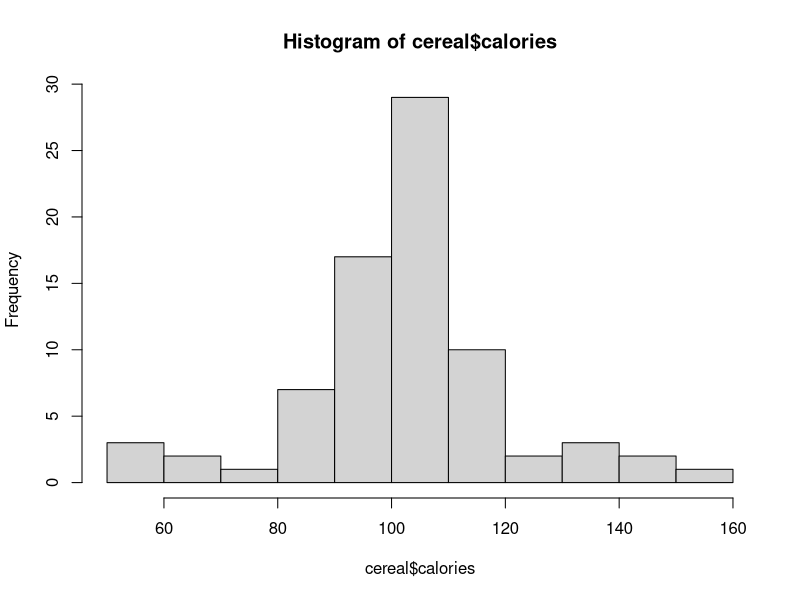
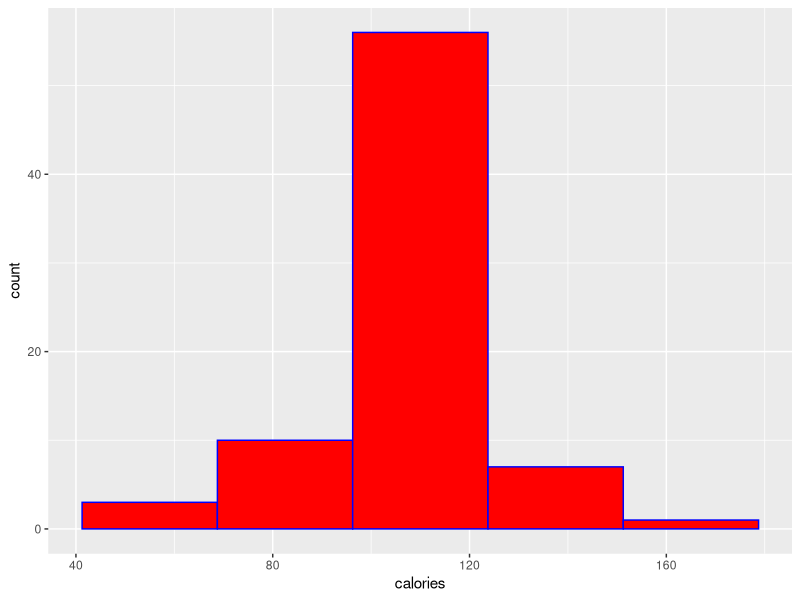
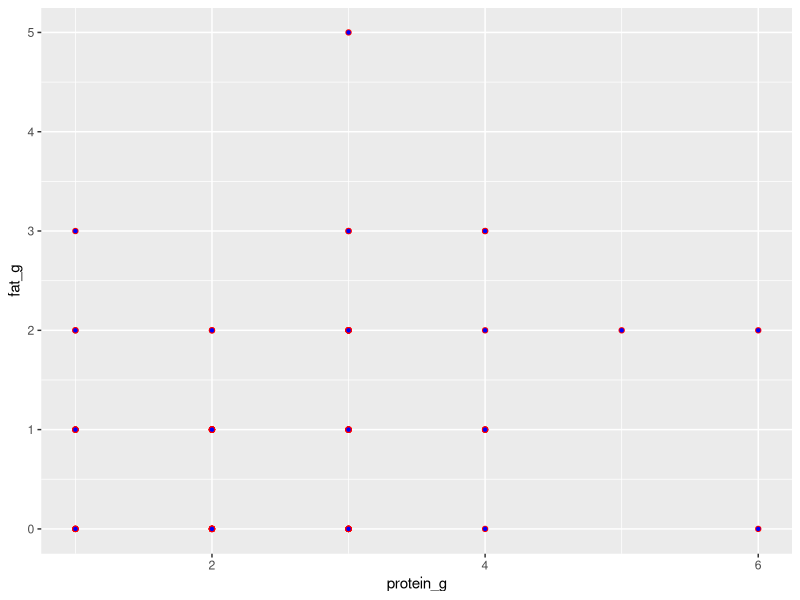
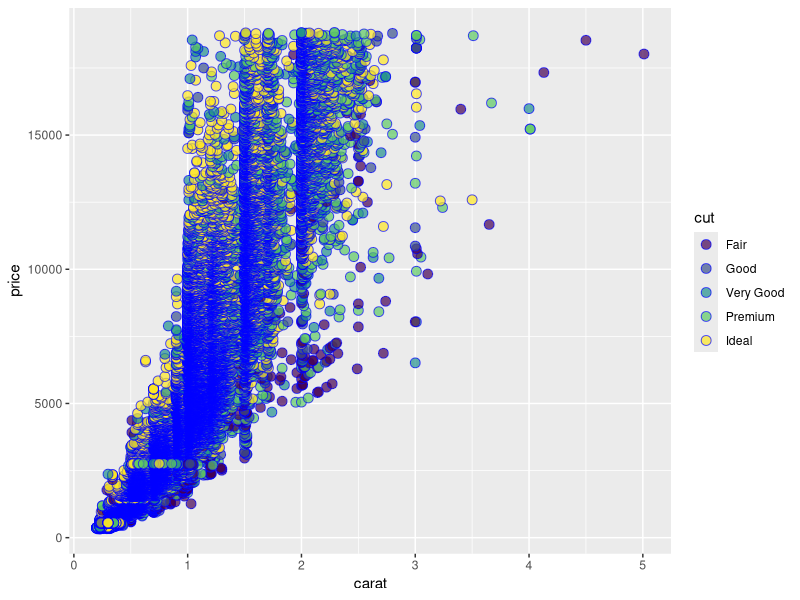

Recreate these plots in R, in order.
# Load packages
library(tidyverse)
library(skimr)

# Load data
cereal <- read_csv("cereal.csv")

# Inspect data
skim(cereal)

# Create a histogram
hist(cereal$calories) # base R example

# Each bar on the graph above is a frequency count of that value in calories

# Create another histogram
cereal |>
  ggplot(aes(x = calories)) +
  geom_histogram(bins = 5,
                 fill = "red",
                 color = "blue")

# Creat a scatterplot
cereal |>
  ggplot(aes(x = protein_g,
             y = fat_g)) +
  geom_point(color = "red",
             fill = "blue",
             shape = 21)

# Create the diamonds data set
diamonds <- diamonds # built in to ggplot/tidyverse

# Explore data
glimpse(diamonds)

# Create a scatter plot with transparent points
diamonds |>
  ggplot(aes(x = carat,
             y = price,
             fill = cut)) +
  geom_point(shape = 21, # shape 21 is a dot with outline
             alpha = .7, # transparency from 0 to 1
             color = "blue",
             size = 3)
